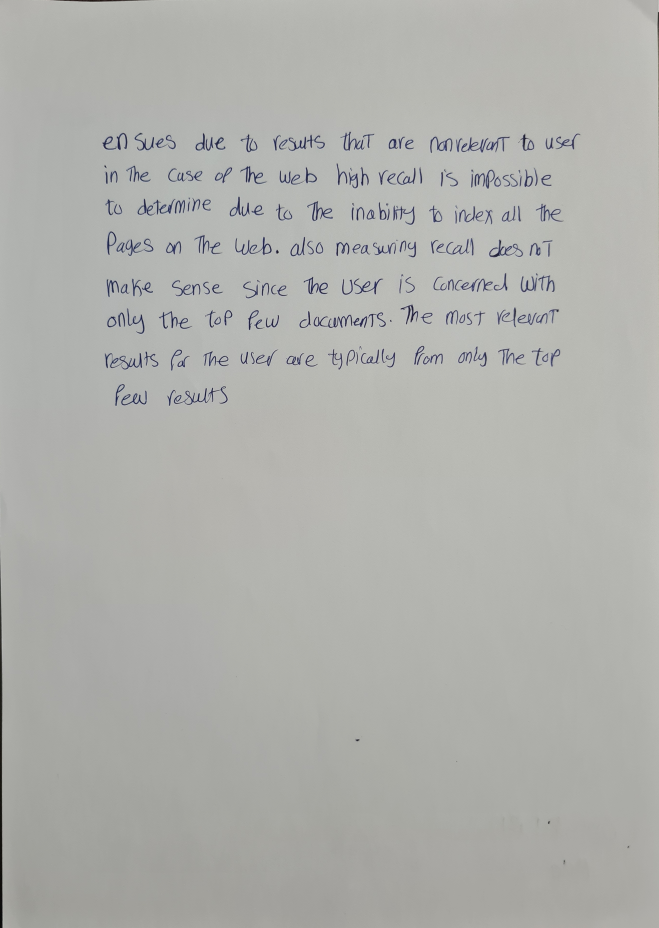
#> input picture Submission/test/001.jpg, 2636 x 3712 px (shown at 1/4 size)
$ python -i predict.py   (imports and definitions only)
#> lines starting #> are read from the running program, lines starting #| are printed output that depends on the picture
#> further down, picture is the input picture: shape (3712, 2636, 3); mean B, G, R 172, 175.9, 175.1
import sys
import os
import time
import cv2
import numpy as np
import glob
import imutils
import pickle
from sklearn import svm

#Constants
#_____________________
N_ANGLE_BINS = 40
BIN_SIZE = 360 // N_ANGLE_BINS
LEG_LENGTH = 25
# [1 line not run here, left out]
#_____________________

#Helpler Functions
#_____________________
def remove_shadow(img):
    rgb_planes = cv2.split(img)
    kernel = np.ones((20, 20), np.float32)/400
    result_planes = []
    for plane in rgb_planes:
        f = cv2.filter2D(plane, -1, kernel)
        result_planes.append(f)
#> this loop made 3 passes
#> after the loop, result_planes = 3 items
    result_planes = np.array(result_planes, np.int32)
    result_planes = (rgb_planes-result_planes)
    result = cv2.merge(result_planes)
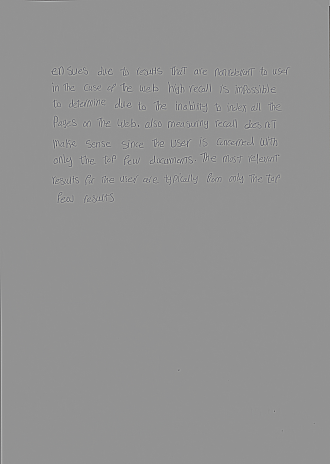
#> result: shape (3712, 2636, 3) int32 (shown at 1/8 size); mean of channels 0, 1, 2 0, 0, 0; drawn with min black and max white
    result[result < 0] = 0
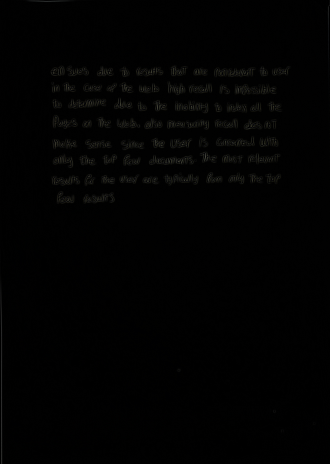
#> result: shape (3712, 2636, 3) int32 (shown at 1/8 size); mean of channels 0, 1, 2 1.4, 1.6, 1.6; drawn as B, G, R
    result = result*9
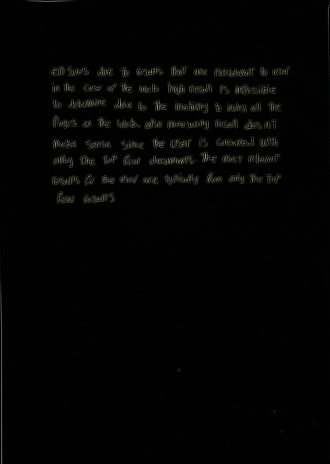
#> result: shape (3712, 2636, 3) int32 (shown at 1/8 size); mean of channels 0, 1, 2 13, 14.7, 14.7; drawn with min black and max white
    result = np.array(result, np.uint8)
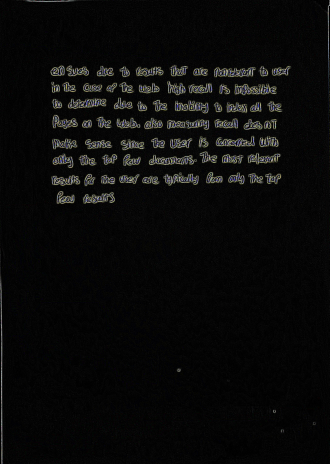
#> result: shape (3712, 2636, 3) (shown at 1/8 size); mean of channels 0, 1, 2 9.7, 10.2, 10.1; drawn as B, G, R
    return result

def clip_writing_area(img):
    shadow_free_img = remove_shadow(img)
    binary = (shadow_free_img > 90).astype(np.uint8)
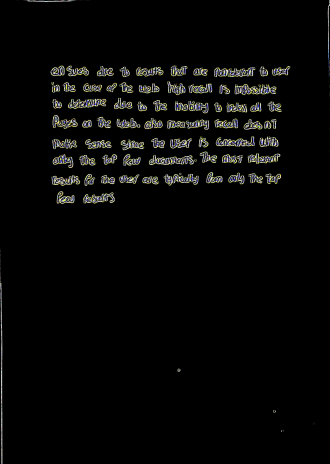
#> binary: shape (3712, 2636, 3) (shown at 1/8 size); mean of channels 0, 1, 2 0.0263, 0.0298, 0.0296; drawn with 1 as white
    kernel = np.ones((3, 3), np.uint8)
    erosion = cv2.erode(binary, kernel, iterations=2)
    dilate = cv2.dilate(erosion, kernel, iterations=30)
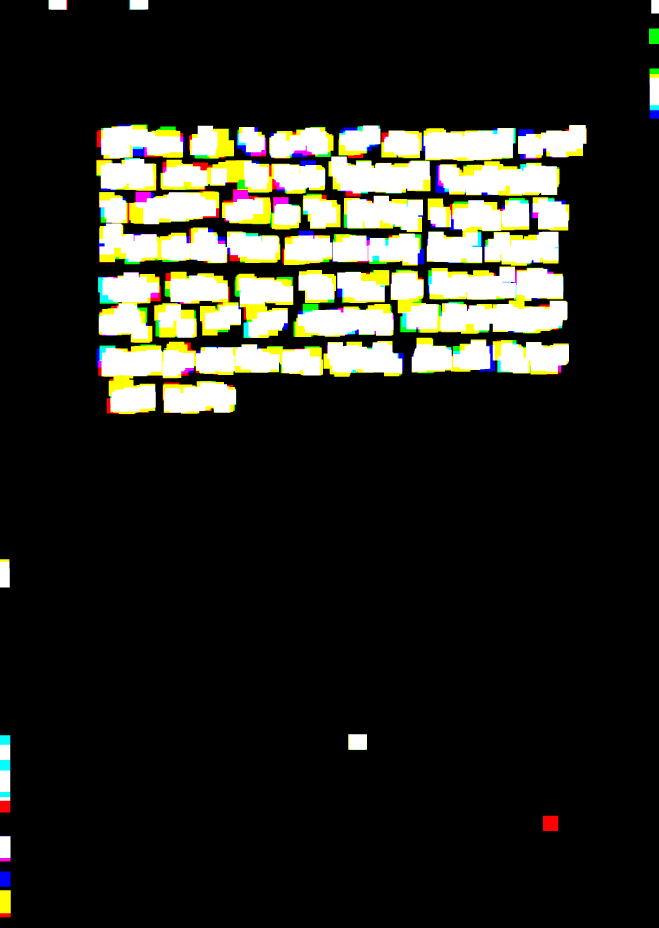
#> dilate: shape (3712, 2636, 3) (shown at 1/4 size); mean of channels 0, 1, 2 0.126, 0.153, 0.152; drawn with 1 as white
#> (the run stopped early here; a loop or call above may not have finished)

$ run again, on Submission/test/003.jpg
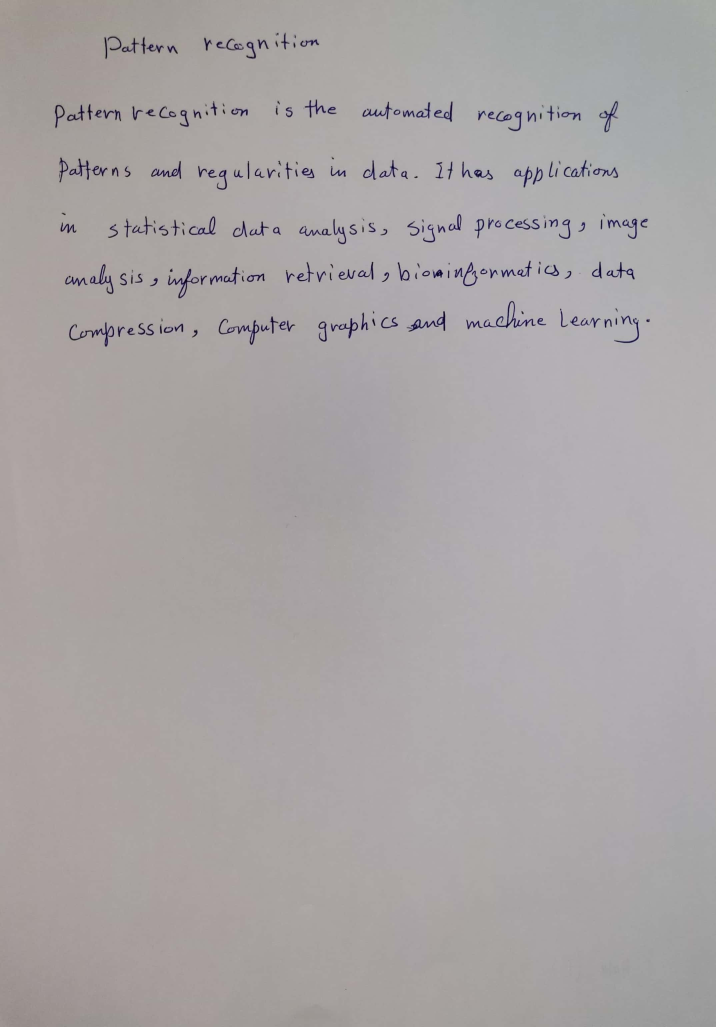
#> input picture Submission/test/003.jpg, 2148 x 3080 px (shown at 1/3 size)
#> picture is the input picture: shape (3080, 2148, 3); mean B, G, R 165.2, 164.5, 169.4
#> the loop in remove_shadow, `for plane in rgb_planes:` made 3 passes
#> after the loop in remove_shadow, `for plane in rgb_planes:`: result_planes = 3 items
#> in remove_shadow, `result = cv2.merge(result_planes)`:
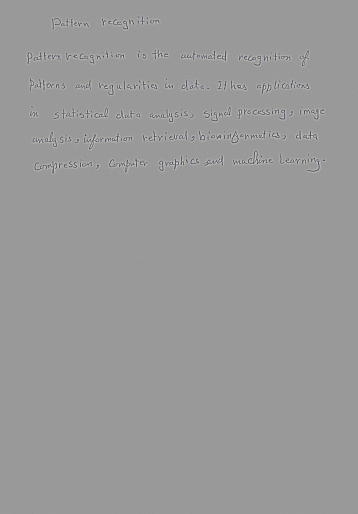
#> result: shape (3080, 2148, 3) int32 (shown at 1/6 size); mean of channels 0, 1, 2 0, 0, 0; drawn with min black and max white
#> in clip_writing_area, `dilate = cv2.dilate(erosion, kernel, iterations=30)`:
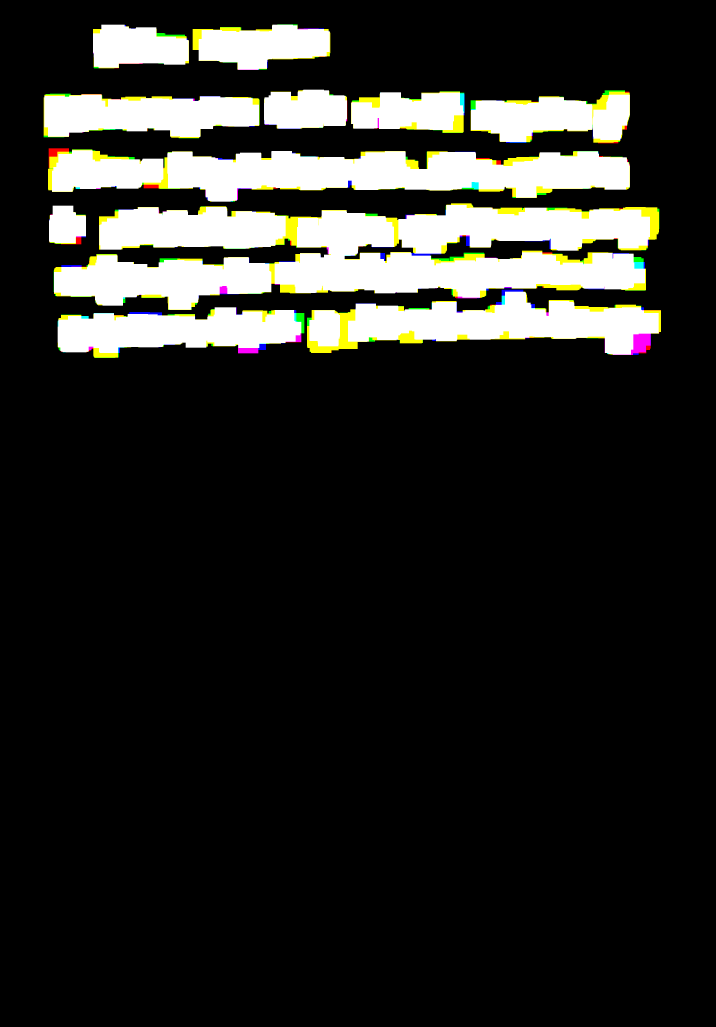
#> dilate: shape (3080, 2148, 3) (shown at 1/3 size); mean of channels 0, 1, 2 0.141, 0.153, 0.153; drawn with 1 as white

$ run again, on Submission/test/004.jpg
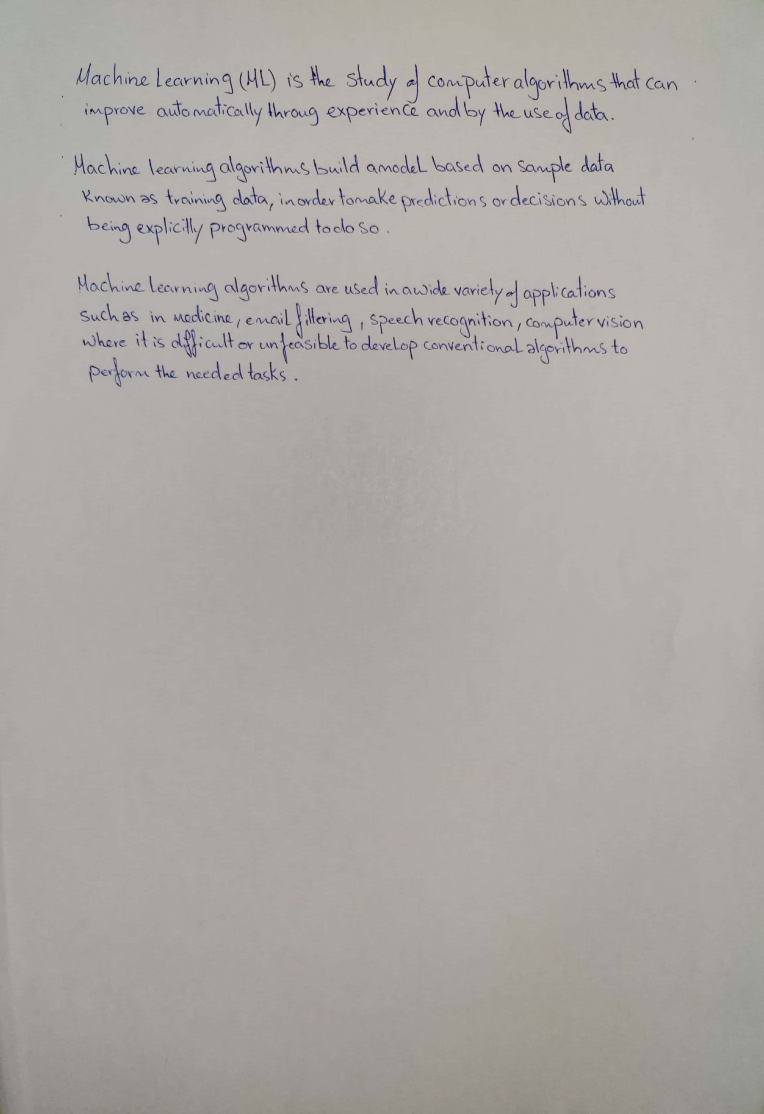
#> input picture Submission/test/004.jpg, 2292 x 3340 px (shown at 1/3 size)
#> picture is the input picture: shape (3340, 2292, 3); mean B, G, R 164.1, 168, 172.1
#> the loop in remove_shadow, `for plane in rgb_planes:` made 3 passes
#> after the loop in remove_shadow, `for plane in rgb_planes:`: result_planes = 3 items
#> in clip_writing_area, `erosion = cv2.erode(binary, kernel, iterations=2)`:
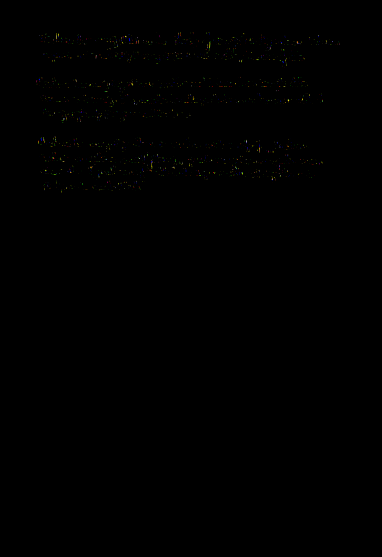
#> erosion: shape (3340, 2292, 3) (shown at 1/6 size); mean of channels 0, 1, 2 0.000565, 0.00122, 0.00128; drawn with 1 as white
#> in clip_writing_area, `dilate = cv2.dilate(erosion, kernel, iterations=30)`:
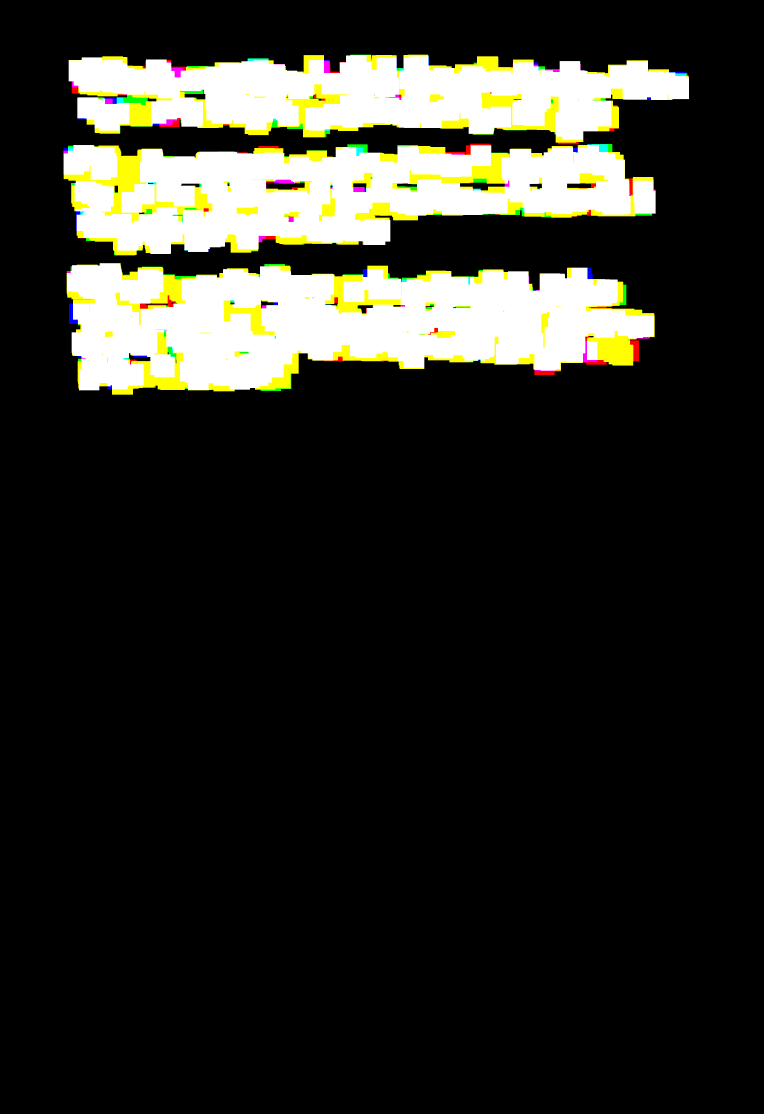
#> dilate: shape (3340, 2292, 3) (shown at 1/3 size); mean of channels 0, 1, 2 0.141, 0.166, 0.166; drawn with 1 as white
